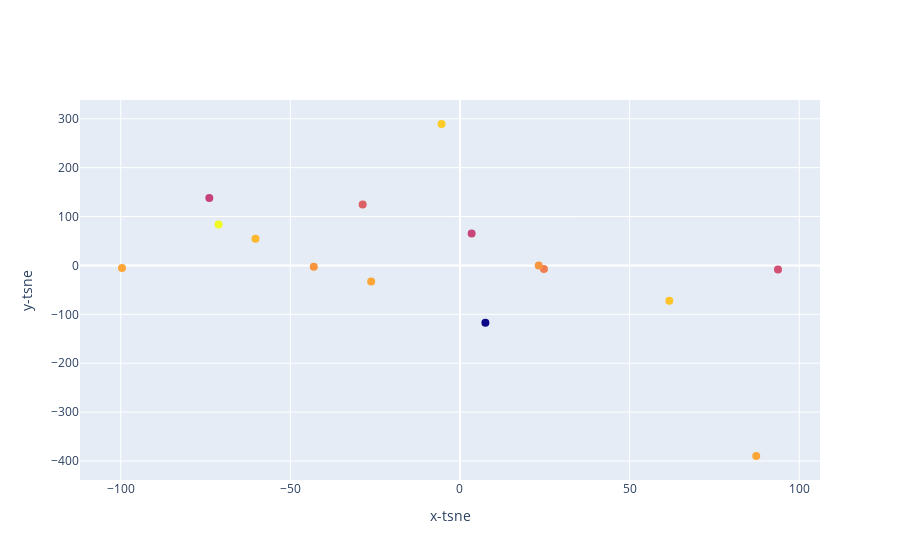

The notebook cell this image was saved under:
### Code cell
not_top_songs(df_new)

### Figure 1 — Plotly figure (JSON) as saved in the notebook; plotly's stock layout.template omitted (floating-point values rounded to 4 significant figures)
{"data": [{"marker": {"color": [-6.769, -6.596, -6.428, -7.398, -7.786, -7.028, -7.733, -6.594, -5.827, -6.312, -6.763, -9.601, -7.607, -6.237, -6.593], "size": 8}, "mode": "markers", "text": ["The Chainsmokers - Something Just Like This", "Kygo - It Ain't Me (with Selena Gomez)", "The Chainsmokers - Paris", "James Arthur - Say You Won't Let Go", "Martin Garrix - Scared to Be Lonely", "The Weeknd - Starboy", "Logic - 1-800-273-8255", "Post Malone - rockstar", "David Guetta - 2U (feat. Justin Bieber)", "Ed Sheeran - Perfect", "Kendrick Lamar - DNA.", "Alessia Cara - How Far I'll Go - From \"Moana\"", "Martin Garrix - There for You", "Martin Garrix - In the Name of Love", "ZAYN - Dusk Till Dawn - Radio Edit"], "type": "scatter", "x": [-43.09, 87.34, -60.28, -28.68, -73.88, 24.75, 3.437, -99.63, -71.16, 61.7, 23.21, 7.491, 93.74, -5.433, -26.18], "y": [-2.876, -389.8, 54.62, 124.6, 138.0, -7.395, 65.18, -5.358, 83.79, -72.44, -0.3626, -117.1, -8.25, 289.2, -33.12]}], "layout": {"xaxis": {"title": {"text": "x-tsne"}}, "yaxis": {"title": {"text": "y-tsne"}}}}
